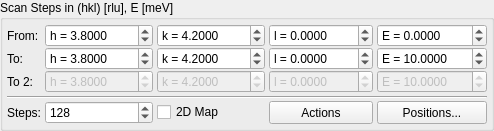
        <widget class="QGroupBox" name="groupBox_2">
         <property name="title">
          <string>Scan Steps in (hkl) [rlu], E [meV]</string>
         </property>
         <layout class="QGridLayout" name="gridLayout_5">
          <property name="horizontalSpacing">
           <number>4</number>
          </property>
          <property name="verticalSpacing">
           <number>0</number>
          </property>
          <property name="margin">
           <number>4</number>
          </property>
          <item row="4" column="4">
           <widget class="QPushButton" name="btnFav">
            <property name="text">
             <string>Positions...</string>
            </property>
            <property name="sizePolicy">
             <sizepolicy hsizetype="Preferred" vsizetype="Preferred">
              <horstretch>0</horstretch>
              <verstretch>0</verstretch>
             </sizepolicy>
            </property>
           </widget>
          </item>
          <item row="0" column="2">
           <widget class="QDoubleSpinBox" name="spinStartK">
            <property name="sizePolicy">
             <sizepolicy hsizetype="Preferred" vsizetype="Fixed">
              <horstretch>1</horstretch>
              <verstretch>0</verstretch>
             </sizepolicy>
            </property>
            <property name="toolTip">
             <string>k (rlu)</string>
            </property>
            <property name="prefix">
             <string>k = </string>
            </property>
            <property name="decimals">
             <number>4</number>
            </property>
            <property name="minimum">
             <double>-9999.000000000000000</double>
            </property>
            <property name="maximum">
             <double>9999.000000000000000</double>
            </property>
            <property name="singleStep">
             <double>0.010000000000000</double>
            </property>
            <property name="value">
             <double>4.200000000000000</double>
            </property>
           </widget>
          </item>
          <item row="0" column="3">
           <widget class="QDoubleSpinBox" name="spinStartL">
            <property name="sizePolicy">
             <sizepolicy hsizetype="Preferred" vsizetype="Fixed">
              <horstretch>1</horstretch>
              <verstretch>0</verstretch>
             </sizepolicy>
            </property>
            <property name="toolTip">
             <string>l (rlu)</string>
            </property>
            <property name="prefix">
             <string>l = </string>
            </property>
            <property name="decimals">
             <number>4</number>
            </property>
            <property name="minimum">
             <double>-9999.000000000000000</double>
            </property>
            <property name="maximum">
             <double>9999.000000000000000</double>
            </property>
            <property name="singleStep">
             <double>0.010000000000000</double>
            </property>
           </widget>
          </item>
          <item row="4" column="3">
           <widget class="QPushButton" name="btnActions">
            <property name="text">
             <string>Actions</string>
            </property>
            <property name="sizePolicy">
             <sizepolicy hsizetype="Preferred" vsizetype="Preferred">
              <horstretch>0</horstretch>
              <verstretch>0</verstretch>
             </sizepolicy>
            </property>
           </widget>
          </item>
          <item row="4" column="2">
           <widget class="QCheckBox" name="check2dMap">
            <property name="text">
             <string>2D Map</string>
            </property>
           </widget>
          </item>
          <item row="0" column="1">
           <widget class="QDoubleSpinBox" name="spinStartH">
            <property name="sizePolicy">
             <sizepolicy hsizetype="Preferred" vsizetype="Fixed">
              <horstretch>1</horstretch>
              <verstretch>0</verstretch>
             </sizepolicy>
            </property>
            <property name="toolTip">
             <string>h (rlu)</string>
            </property>
            <property name="prefix">
             <string>h = </string>
            </property>
            <property name="suffix">
             <string/>
            </property>
            <property name="decimals">
             <number>4</number>
            </property>
            <property name="minimum">
             <double>-9999.000000000000000</double>
            </property>
            <property name="maximum">
             <double>9999.000000000000000</double>
            </property>
            <property name="singleStep">
             <double>0.010000000000000</double>
            </property>
            <property name="value">
             <double>3.800000000000000</double>
            </property>
           </widget>
          </item>
          <item row="1" column="1">
           <widget class="QDoubleSpinBox" name="spinStopH">
            <property name="sizePolicy">
             <sizepolicy hsizetype="Preferred" vsizetype="Fixed">
              <horstretch>1</horstretch>
              <verstretch>0</verstretch>
             </sizepolicy>
            </property>
            <property name="toolTip">
             <string>h (rlu)</string>
            </property>
            <property name="prefix">
             <string>h = </string>
            </property>
            <property name="decimals">
             <number>4</number>
            </property>
            <property name="minimum">
             <double>-9999.000000000000000</double>
            </property>
            <property name="maximum">
             <double>9999.000000000000000</double>
            </property>
            <property name="singleStep">
             <double>0.010000000000000</double>
            </property>
            <property name="value">
             <double>3.800000000000000</double>
            </property>
           </widget>
          </item>
          <item row="1" column="2">
           <widget class="QDoubleSpinBox" name="spinStopK">
            <property name="sizePolicy">
             <sizepolicy hsizetype="Preferred" vsizetype="Fixed">
              <horstretch>1</horstretch>
              <verstretch>0</verstretch>
             </sizepolicy>
            </property>
            <property name="toolTip">
             <string>k (rlu)</string>
            </property>
            <property name="prefix">
             <string>k = </string>
            </property>
            <property name="decimals">
             <number>4</number>
            </property>
            <property name="minimum">
             <double>-9999.000000000000000</double>
            </property>
            <property name="maximum">
             <double>9999.000000000000000</double>
            </property>
            <property name="singleStep">
             <double>0.010000000000000</double>
            </property>
            <property name="value">
             <double>4.200000000000000</double>
            </property>
           </widget>
          </item>
          <item row="1" column="0">
           <widget class="QLabel" name="label_4">
            <property name="sizePolicy">
             <sizepolicy hsizetype="Fixed" vsizetype="Preferred">
              <horstretch>0</horstretch>
              <verstretch>0</verstretch>
             </sizepolicy>
            </property>
            <property name="text">
             <string>To:</string>
            </property>
           </widget>
          </item>
          <item row="0" column="4">
           <widget class="QDoubleSpinBox" name="spinStartE">
            <property name="sizePolicy">
             <sizepolicy hsizetype="Preferred" vsizetype="Fixed">
              <horstretch>1</horstretch>
              <verstretch>0</verstretch>
             </sizepolicy>
            </property>
            <property name="toolTip">
             <string>E (meV)</string>
            </property>
            <property name="prefix">
             <string>E = </string>
            </property>
            <property name="decimals">
             <number>4</number>
            </property>
            <property name="minimum">
             <double>-9999.000000000000000</double>
            </property>
            <property name="maximum">
             <double>9999.000000000000000</double>
            </property>
            <property name="singleStep">
             <double>0.010000000000000</double>
            </property>
           </widget>
          </item>
          <item row="1" column="3">
           <widget class="QDoubleSpinBox" name="spinStopL">
            <property name="sizePolicy">
             <sizepolicy hsizetype="Preferred" vsizetype="Fixed">
              <horstretch>1</horstretch>
              <verstretch>0</verstretch>
             </sizepolicy>
            </property>
            <property name="toolTip">
             <string>l (rlu)</string>
            </property>
            <property name="prefix">
             <string>l = </string>
            </property>
            <property name="decimals">
             <number>4</number>
            </property>
            <property name="minimum">
             <double>-9999.000000000000000</double>
            </property>
            <property name="maximum">
             <double>9999.000000000000000</double>
            </property>
            <property name="singleStep">
             <double>0.010000000000000</double>
            </property>
           </widget>
          </item>
          <item row="1" column="4">
           <widget class="QDoubleSpinBox" name="spinStopE">
            <property name="sizePolicy">
             <sizepolicy hsizetype="Preferred" vsizetype="Fixed">
              <horstretch>1</horstretch>
              <verstretch>0</verstretch>
             </sizepolicy>
            </property>
            <property name="toolTip">
             <string>E (meV)</string>
            </property>
            <property name="prefix">
             <string>E = </string>
            </property>
            <property name="decimals">
             <number>4</number>
            </property>
            <property name="minimum">
             <double>-9999.000000000000000</double>
            </property>
            <property name="maximum">
             <double>9999.000000000000000</double>
            </property>
            <property name="singleStep">
             <double>0.010000000000000</double>
            </property>
            <property name="value">
             <double>10.000000000000000</double>
            </property>
           </widget>
          </item>
          <item row="0" column="0">
           <widget class="QLabel" name="label_3">
            <property name="sizePolicy">
             <sizepolicy hsizetype="Fixed" vsizetype="Preferred">
              <horstretch>0</horstretch>
              <verstretch>0</verstretch>
             </sizepolicy>
            </property>
            <property name="text">
             <string>From:</string>
            </property>
           </widget>
          </item>
          <item row="4" column="1">
           <widget class="QSpinBox" name="spinStepCnt">
            <property name="sizePolicy">
             <sizepolicy hsizetype="Preferred" vsizetype="Fixed">
              <horstretch>1</horstretch>
              <verstretch>0</verstretch>
             </sizepolicy>
            </property>
            <property name="minimum">
             <number>1</number>
            </property>
            <property name="maximum">
             <number>16384</number>
            </property>
            <property name="value">
             <number>128</number>
            </property>
           </widget>
          </item>
          <item row="4" column="0">
           <widget class="QLabel" name="label_5">
            <property name="sizePolicy">
             <sizepolicy hsizetype="Fixed" vsizetype="Preferred">
              <horstretch>0</horstretch>
              <verstretch>0</verstretch>
             </sizepolicy>
            </property>
            <property name="text">
             <string>Steps:</string>
            </property>
           </widget>
          </item>
          <item row="2" column="1">
           <widget class="QDoubleSpinBox" name="spinStopH2">
            <property name="enabled">
             <bool>false</bool>
            </property>
            <property name="sizePolicy">
             <sizepolicy hsizetype="Preferred" vsizetype="Fixed">
              <horstretch>0</horstretch>
              <verstretch>0</verstretch>
             </sizepolicy>
            </property>
            <property name="prefix">
             <string>h = </string>
            </property>
            <property name="decimals">
             <number>4</number>
            </property>
            <property name="minimum">
             <double>-9999.000000000000000</double>
            </property>
            <property name="maximum">
             <double>9999.000000000000000</double>
            </property>
            <property name="value">
             <double>3.800000000000000</double>
            </property>
           </widget>
          </item>
          <item row="2" column="2">
           <widget class="QDoubleSpinBox" name="spinStopK2">
            <property name="enabled">
             <bool>false</bool>
            </property>
            <property name="sizePolicy">
             <sizepolicy hsizetype="Preferred" vsizetype="Fixed">
              <horstretch>0</horstretch>
              <verstretch>0</verstretch>
             </sizepolicy>
            </property>
            <property name="prefix">
             <string>k = </string>
            </property>
            <property name="decimals">
             <number>4</number>
            </property>
            <property name="minimum">
             <double>-9999.000000000000000</double>
            </property>
            <property name="maximum">
             <double>9999.000000000000000</double>
            </property>
            <property name="value">
             <double>4.200000000000000</double>
            </property>
           </widget>
          </item>
          <item row="2" column="3">
           <widget class="QDoubleSpinBox" name="spinStopL2">
            <property name="enabled">
             <bool>false</bool>
            </property>
            <property name="sizePolicy">
             <sizepolicy hsizetype="Preferred" vsizetype="Fixed">
              <horstretch>0</horstretch>
              <verstretch>0</verstretch>
             </sizepolicy>
            </property>
            <property name="prefix">
             <string>l = </string>
            </property>
            <property name="decimals">
             <number>4</number>
            </property>
            <property name="minimum">
             <double>-9999.000000000000000</double>
            </property>
            <property name="maximum">
             <double>9999.000000000000000</double>
            </property>
           </widget>
          </item>
          <item row="2" column="4">
           <widget class="QDoubleSpinBox" name="spinStopE2">
            <property name="enabled">
             <bool>false</bool>
            </property>
            <property name="sizePolicy">
             <sizepolicy hsizetype="Preferred" vsizetype="Fixed">
              <horstretch>0</horstretch>
              <verstretch>0</verstretch>
             </sizepolicy>
            </property>
            <property name="prefix">
             <string>E = </string>
            </property>
            <property name="decimals">
             <number>4</number>
            </property>
            <property name="minimum">
             <double>-9999.000000000000000</double>
            </property>
            <property name="maximum">
             <double>9999.000000000000000</double>
            </property>
            <property name="value">
             <double>10.000000000000000</double>
            </property>
           </widget>
          </item>
          <item row="2" column="0">
           <widget class="QLabel" name="label_18">
            <property name="sizePolicy">
             <sizepolicy hsizetype="Fixed" vsizetype="Preferred">
              <horstretch>0</horstretch>
              <verstretch>0</verstretch>
             </sizepolicy>
            </property>
            <property name="text">
             <string>To 2:</string>
            </property>
           </widget>
          </item>
          <item row="3" column="0" colspan="5">
           <widget class="QFrame" name="frame">
            <property name="minimumSize">
             <size>
              <width>0</width>
              <height>8</height>
             </size>
            </property>
            <property name="frameShape">
             <enum>QFrame::HLine</enum>
            </property>
            <property name="frameShadow">
             <enum>QFrame::Sunken</enum>
            </property>
            <property name="lineWidth">
             <number>1</number>
            </property>
            <property name="midLineWidth">
             <number>0</number>
            </property>
           </widget>
          </item>
         </layout>
        </widget>
